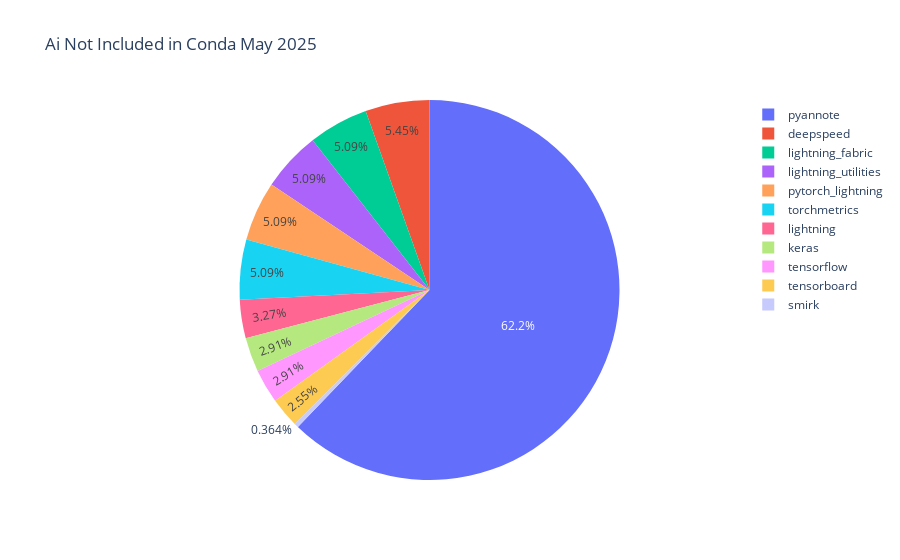

The cell this chart's notebook holds for it:
### Markdown cell above
### Pi chart Ai that is missing May 2025

### Code cell
dif_ai = dif_dataset[dif_dataset['category'] == 'ai']
dif_ai = dif_ai.groupby('modules')['modules'].count().rename('count').reset_index()
fig = px.pie(dif_ai,values='count',names='modules',title='Ai Not Included in Conda May 2025')
fig.show()
fig.write_html("/Users/tpapka/Summer2025/PyModuleSnooper/MissingAIPIMay2025.html")

### Figure 1 — Plotly figure (JSON) as saved in the notebook; plotly's stock layout.template omitted (floating-point values rounded to 4 significant figures)
{"data": [{"domain": {"x": [0, 1], "y": [0, 1]}, "hovertemplate": "modules=%{label}<br>count=%{value}<extra></extra>", "labels": ["deepspeed", "keras", "lightning", "lightning_fabric", "lightning_utilities", "pyannote", "pytorch_lightning", "smirk", "tensorboard", "tensorflow", "torchmetrics"], "legendgroup": "", "name": "", "showlegend": true, "type": "pie", "values": [15, 8, 9, 14, 14, 171, 14, 1, 7, 8, 14]}], "layout": {"legend": {"tracegroupgap": 0}, "title": {"text": "Ai Not Included in Conda May 2025"}}}
